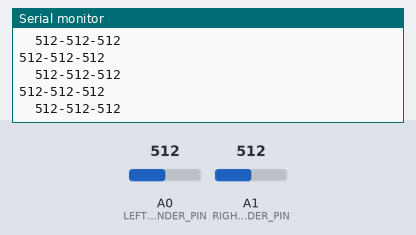
Bench run of a sketch on a simulated Arduino Uno, built with avr-gcc and run on an emulated ATmega328P. Parts: the last lines printed to the serial monitor. The inputs (shaded band) are chosen by the test bench; at power-on: A0 (LEFT_RFINDER_PIN) = 512, A1 (RIGHT_RFINDER_PIN) = 512.

Above: at 1.2 s.
1.3 s: A0 (LEFT_RFINDER_PIN) set to 716
At 1.9 s:
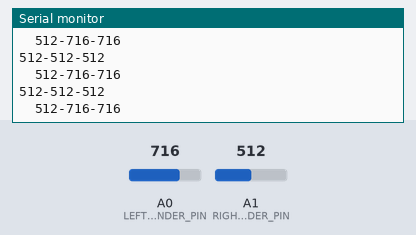
2.8 s: A1 (RIGHT_RFINDER_PIN) set to 716
At 3.4 s:
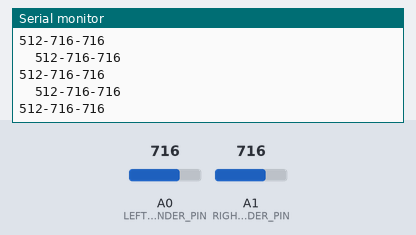
4.3 s: A0 (LEFT_RFINDER_PIN) set to 900
At 5.3 s:
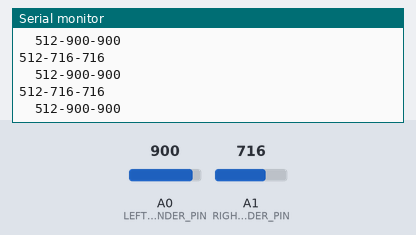
5.8 s: A1 (RIGHT_RFINDER_PIN) set to 900
At 6.3 s:
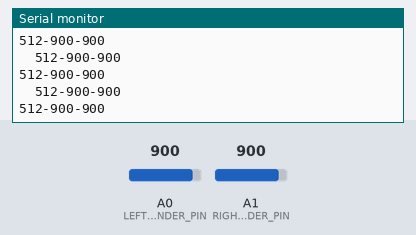
Timing chart, 0 to 8.3 s (numbered marks = the images above; inputs shaded):
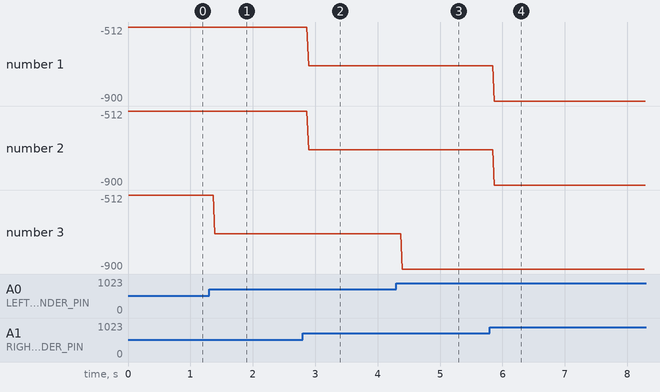

Measured:
- after the input at 1.3 s, the serial monitor: prints a new line after 0.09 s (image 1)
- after the input at 2.8 s, the serial monitor: prints a new line after 0.09 s (image 2)
- after the input at 4.3 s, the serial monitor: prints a new line after 0.09 s (image 3)
- after the input at 5.8 s, the serial monitor: prints a new line after 0.07 s (image 4)
- plotted number 3: -512 → -716 after the input at 1.3 s, -716 → -900 after the input at 4.3 s

The sketch:

twin_range_finder_test.ino
```cpp
#define LEFT_RFINDER_PIN A0
#define RIGHT_RFINDER_PIN A1

void setup()
{
  Serial.begin(9600);
  pinMode(LEFT_RFINDER_PIN, INPUT);
  pinMode(RIGHT_RFINDER_PIN, INPUT);
}

void loop(){

  static int maxx_left = 0;
  static int minn_left = 1023;
  static int maxx_right = 0;
  static int minn_right = 1023;

  int left_value = analogRead(LEFT_RFINDER_PIN);
  int right_value = analogRead(RIGHT_RFINDER_PIN);
  delayMicroseconds(70);

  /* RIGHT */
  if(right_value > maxx_right) maxx_right = right_value;
  if(right_value < minn_right) minn_right = right_value;
  Serial.print(minn_right); // min = 0
  Serial.print("-");
  Serial.print(right_value);
  Serial.print("-");
  Serial.println(maxx_right);// max = 698
  // Serial.println(read_value);
  Serial.print("\t");

    /* LEFT */
  if(left_value > maxx_left) maxx_left = left_value;
  if(left_value < minn_left) minn_left = left_value;
  Serial.print(minn_left); // min = 0
  Serial.print("-");
  Serial.print(left_value);
  Serial.print("-");
  Serial.println(maxx_left);// max = 698

}
```
